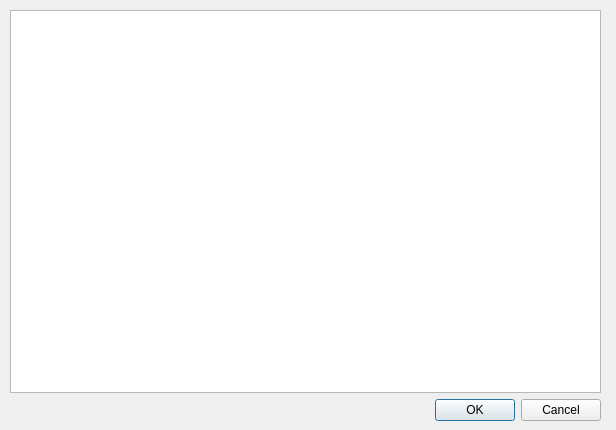
<?xml version="1.0" encoding="UTF-8"?>
<ui version="4.0">
 <class>DChoquesBolas</class>
 <widget class="QDialog" name="DChoquesBolas">
  <property name="geometry">
   <rect>
    <x>0</x>
    <y>0</y>
    <width>616</width>
    <height>430</height>
   </rect>
  </property>
  <property name="windowTitle">
   <string>Dialog</string>
  </property>
  <widget class="QWidget" name="layoutWidget">
   <property name="geometry">
    <rect>
     <x>10</x>
     <y>10</y>
     <width>591</width>
     <height>411</height>
    </rect>
   </property>
   <layout class="QVBoxLayout" name="verticalLayout">
    <item>
     <widget class="QTableView" name="tablaChoques"/>
    </item>
    <item>
     <widget class="QDialogButtonBox" name="buttonBox">
      <property name="orientation">
       <enum>Qt::Horizontal</enum>
      </property>
      <property name="standardButtons">
       <set>QDialogButtonBox::Cancel|QDialogButtonBox::Ok</set>
      </property>
     </widget>
    </item>
   </layout>
  </widget>
 </widget>
 <resources/>
 <connections>
  <connection>
   <sender>buttonBox</sender>
   <signal>accepted()</signal>
   <receiver>DChoquesBolas</receiver>
   <slot>accept()</slot>
   <hints>
    <hint type="sourcelabel">
     <x>248</x>
     <y>254</y>
    </hint>
    <hint type="destinationlabel">
     <x>157</x>
     <y>274</y>
    </hint>
   </hints>
  </connection>
  <connection>
   <sender>buttonBox</sender>
   <signal>rejected()</signal>
   <receiver>DChoquesBolas</receiver>
   <slot>reject()</slot>
   <hints>
    <hint type="sourcelabel">
     <x>316</x>
     <y>260</y>
    </hint>
    <hint type="destinationlabel">
     <x>286</x>
     <y>274</y>
    </hint>
   </hints>
  </connection>
 </connections>
</ui>
